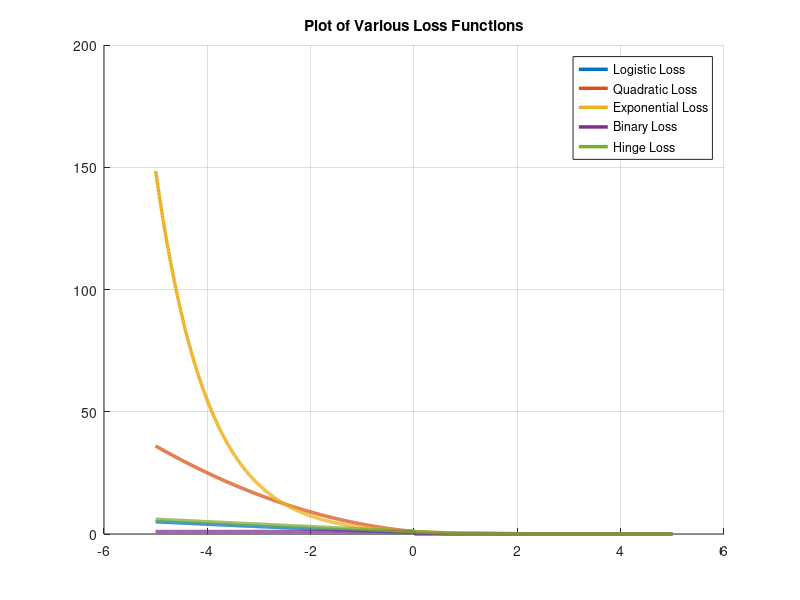

MATLAB code to generate this figure: (Note: this script raises an error after producing the figure.)
x = -5:.01:5;
log_loss = log(1 + exp(-x));
log_grad = gradient(log_loss);
quad_loss = (max(0, 1-x)).^2;
exp_loss = exp(-x);
bin_loss = (x(:)<=0)';
hinge_loss = max(0, 1 - x);

figure;
hold on;
grid on;

plot(x,log_loss,'LineWidth',2.5);
plot(x,quad_loss,'LineWidth',2.5);
plot(x,exp_loss,'LineWidth',2.5);
plot(x,bin_loss,'LineWidth',2.5);
plot(x,hinge_loss,'LineWidth',2.5);
legend('Logistic Loss','Quadratic Loss','Exponential Loss','Binary Loss','Hinge Loss');
title('Plot of Various Loss Functions');
ax = gca;
ax.XAxisLocation = 'origin';
ax.YAxisLocation = 'origin';
xlim([-5,5]);
ylim([-1,10]);